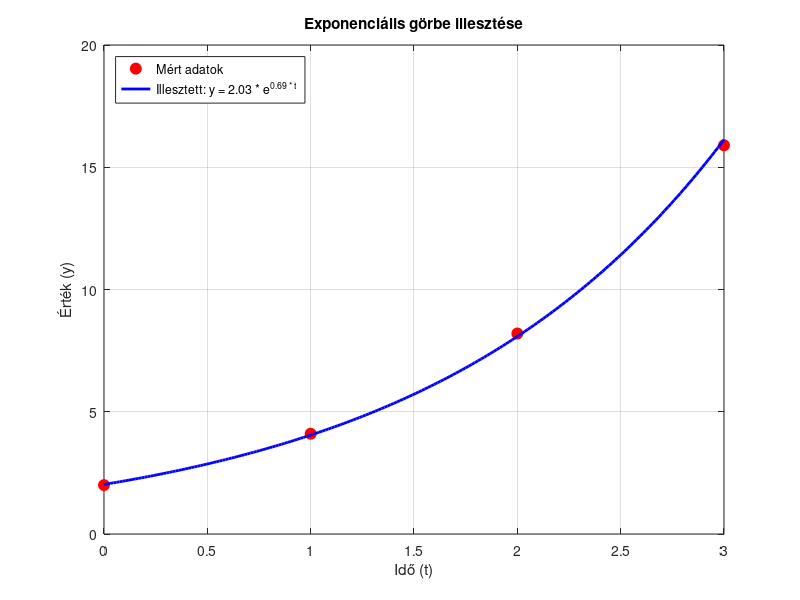

Write MATLAB code to recreate this figure.
function exponential_fit()
    % --- Teszt adatok ---
    t = [0, 1, 2, 3]; 
    y = [2.0, 4.1, 8.2, 15.9];
    
    % --- Exponenciális illesztés ---
    try
        [a, b] = exp_fit_robust(t, y);
        fprintf('Illesztett paraméterek:\n');
        fprintf('a = %.4f (növekedési ráta)\n', a);
        fprintf('b = %.4f (kezdeti érték t=0-nál)\n', b);
        
        % --- Grafikus ábrázolás ---
        t_fine = linspace(min(t), max(t), 200);
        y_fitted = b * exp(a * t_fine); % Az illesztett modell
        
        figure;
        plot(t, y, 'ro', 'MarkerSize', 8, 'MarkerFaceColor', 'r'); hold on;
        plot(t_fine, y_fitted, 'b-', 'LineWidth', 2);
        
        title('Exponenciális görbe illesztése');
        xlabel('Idő (t)');
        ylabel('Érték (y)');
        legend('Mért adatok', sprintf('Illesztett: y = %.2f * e^{%.2f * t}', b, a), 'Location', 'NorthWest');
        grid on;
        
    catch ME
        fprintf('Hiba történt az illesztés során: %s\n', ME.message);
    end
end

function [a, b] = exp_fit_robust(t, y)
% EXP_FIT_ROBUST Exponenciális illesztés y ~ b*exp(a*t) formában, ellenőrzésekkel.
    
    % Ellenőrzés: egyezik-e a méret?
    if numel(t) ~= numel(y)
        error('A "t" és "y" vektoroknak azonos számú elemet kell tartalmazniuk.');
    end
    
    % Oszlopvektorrá kényszerítés
    t = t(:);
    y = y(:);
    
    % Ellenőrzés: Van-e nem pozitív elem y-ban?
    if any(y <= 0)
        error('Az exponenciális illesztés linearizálása (log) miatt minden "y" értéknek szigorúan pozitívnak kell lennie.');
    end
    
    % Linearizált legkisebb négyzetek módszere
    ly = log(y);
    X = [t, ones(numel(t), 1)];
    
    p = X \ ly;   % p = [a; ln(b)]
    
    a = p(1);
    b = exp(p(2));
end
